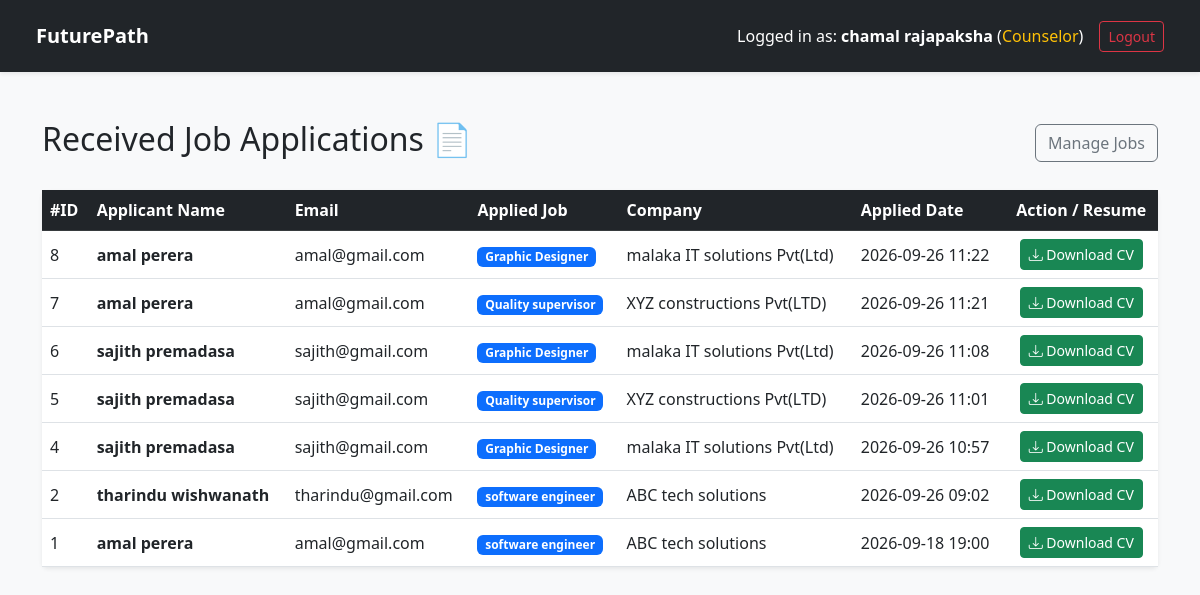
Page /view_applications.php (signed in) on the committed database.
### tables this page shows
CREATE TABLE `applications` (
  `application_id` int(11) NOT NULL,
  `job_id` int(11) NOT NULL,
  `user_id` int(11) NOT NULL,
  `applicant_name` varchar(255) NOT NULL,
  `applicant_email` varchar(255) NOT NULL,
  `resume_file` varchar(255) NOT NULL,
  `applied_at` timestamp NOT NULL DEFAULT current_timestamp()
);

CREATE TABLE `jobs` (
  `job_id` int(11) NOT NULL,
  `job_title` varchar(255) NOT NULL,
  `company_name` varchar(255) DEFAULT NULL,
  `category` varchar(100) DEFAULT NULL,
  `nvq_level` varchar(50) DEFAULT NULL,
  `description` text DEFAULT NULL,
  `qualifications` text DEFAULT NULL,
  `closing_date` date DEFAULT NULL,
  `created_at` timestamp NOT NULL DEFAULT current_timestamp(),
  `company_id` int(11) DEFAULT NULL
);

### view_applications.php (the view, shortened to what this page needs)
<?php
include 'config/db.php';
$applications = [];
try {
    $sql = "SELECT applications.*, jobs.job_title, jobs.company_name
            FROM applications
            JOIN jobs ON applications.job_id = jobs.job_id
            ORDER BY applications.applied_at DESC";
    $stmt = $conn->query($sql);
    $applications = $stmt->fetchAll(PDO::FETCH_ASSOC);
} catch (PDOException $e) {
    $error = "Error fetching applications: " . $e->getMessage();
}
?>
<!DOCTYPE html>
<html lang="en">
<head>
    <link href="https://cdn.jsdelivr.net/npm/bootstrap@5.3.0/dist/css/bootstrap.min.css" rel="stylesheet">
    <link rel="stylesheet" href="https://cdn.jsdelivr.net/npm/bootstrap-icons@1.11.1/font/bootstrap-icons.css">
</head>
<body class="bg-light">
    <?php include 'includes/navbar.php'; ?>
<div class="container my-5">
    <div class="d-flex justify-content-between align-items-center mb-4">
        <h2>Received Job Applications 📄</h2>
        <a href="manage_jobs.php" class="btn btn-outline-secondary">Manage Jobs</a>
    </div>
    <div class="card shadow-sm border-0">
        <div class="card-body p-0">
            <div class="table-responsive">
                <table class="table table-hover align-middle mb-0">
                    <thead class="table-dark">
                        <tr>
                            <th>#ID</th>
                            <th>Applicant Name</th>
                            <th>Email</th>
                            <th>Applied Job</th>
                            <th>Company</th>
                            <th>Applied Date</th>
                            <th class="text-center">Action / Resume</th>
                        </tr>
                    </thead>
                    <tbody>
                        <?php if (!empty($applications)): ?>
                            <?php foreach ($applications as $app): ?>
                                <tr>
                                    <td><?php echo htmlspecialchars($app['application_id']); ?></td>
                                    <td><strong><?php echo htmlspecialchars($app['applicant_name']); ?></strong></td>
                                    <td><?php echo htmlspecialchars($app['applicant_email']); ?></td>
                                    <td><span class="badge bg-primary"><?php echo htmlspecialchars($app['job_title']); ?></span></td>
                                    <td><?php echo htmlspecialchars($app['company_name']); ?></td>
                                    <td><?php echo date('Y-m-d H:i', strtotime($app['applied_at'])); ?></td>
                                    <td class="text-center">
                                        <a href="uploads/resumes/<?php echo htmlspecialchars($app['resume_file']); ?>"
                                           target="_blank"
                                           class="btn btn-sm btn-success">
                                            <i class="bi bi-download"></i> Download CV
                                        </a>
                                    </td>
                                </tr>
                            <?php endforeach; ?>
                        <?php else: ?>
                            <tr>
                                <td colspan="7" class="text-center py-4 text-muted">No applications received yet.</td>
                            </tr>
                        <?php endif; ?>
                    </tbody>
                </table>
            </div>
        </div>
    </div>
</div>
</body>
</html>

### includes/navbar.php (shortened to what this page needs)
<?php
$user_role = $_SESSION['user_role'] ?? 'student';
?>
<nav class="navbar navbar-expand-lg navbar-dark bg-dark px-4 py-3 mb-4 shadow-sm">
    <div class="container-fluid">
        <a class="navbar-brand fw-bold" href="#">FuturePath</a>
        <div class="collapse navbar-collapse" id="navbarNav">
            <div class="d-flex align-items-center gap-3">
                <span class="text-white">
                    Logged in as: <strong><?php echo htmlspecialchars($_SESSION['user_name'] ?? 'User'); ?></strong>
                    (<span class="text-warning"><?php echo ucfirst($user_role); ?></span>)
                </span>
                <a href="logout.php" class="btn btn-sm btn-outline-danger">Logout</a>
            </div>
        </div>
    </div>
</nav>

### rows in the picture
applications: application_id "8", applicant_name "amal perera", applicant_email "amal@gmail.com", job.job_title "Graphic Designer", job.company_name "malaka IT solutions Pvt(Ltd)", applied_at "2026-09-26 11:22"
applications: application_id "7", applicant_name "amal perera", applicant_email "amal@gmail.com", job.job_title "Quality supervisor", job.company_name "XYZ constructions Pvt(LTD)", applied_at "2026-09-26 11:21"
applications: application_id "6", applicant_name "sajith premadasa", applicant_email "sajith@gmail.com", job.job_title "Graphic Designer", job.company_name "malaka IT solutions Pvt(Ltd)", applied_at "2026-09-26 11:08"
applications: application_id "5", applicant_name "sajith premadasa", applicant_email "sajith@gmail.com", job.job_title "Quality supervisor", job.company_name "XYZ constructions Pvt(LTD)", applied_at "2026-09-26 11:01"
applications: application_id "4", applicant_name "sajith premadasa", applicant_email "sajith@gmail.com", job.job_title "Graphic Designer", job.company_name "malaka IT solutions Pvt(Ltd)", applied_at "2026-09-26 10:57"
applications: application_id "2", applicant_name "tharindu wishwanath", applicant_email "tharindu@gmail.com", job.job_title "software engineer", job.company_name "ABC tech solutions", applied_at "2026-09-26 09:02"
applications: application_id "1", applicant_name "amal perera", applicant_email "amal@gmail.com", job.job_title "software engineer", job.company_name "ABC tech solutions", applied_at "2026-09-18 19:00"

### other values in the picture
$_SESSION['user_name'] "chamal rajapaksha"
$user_role "Counselor"
